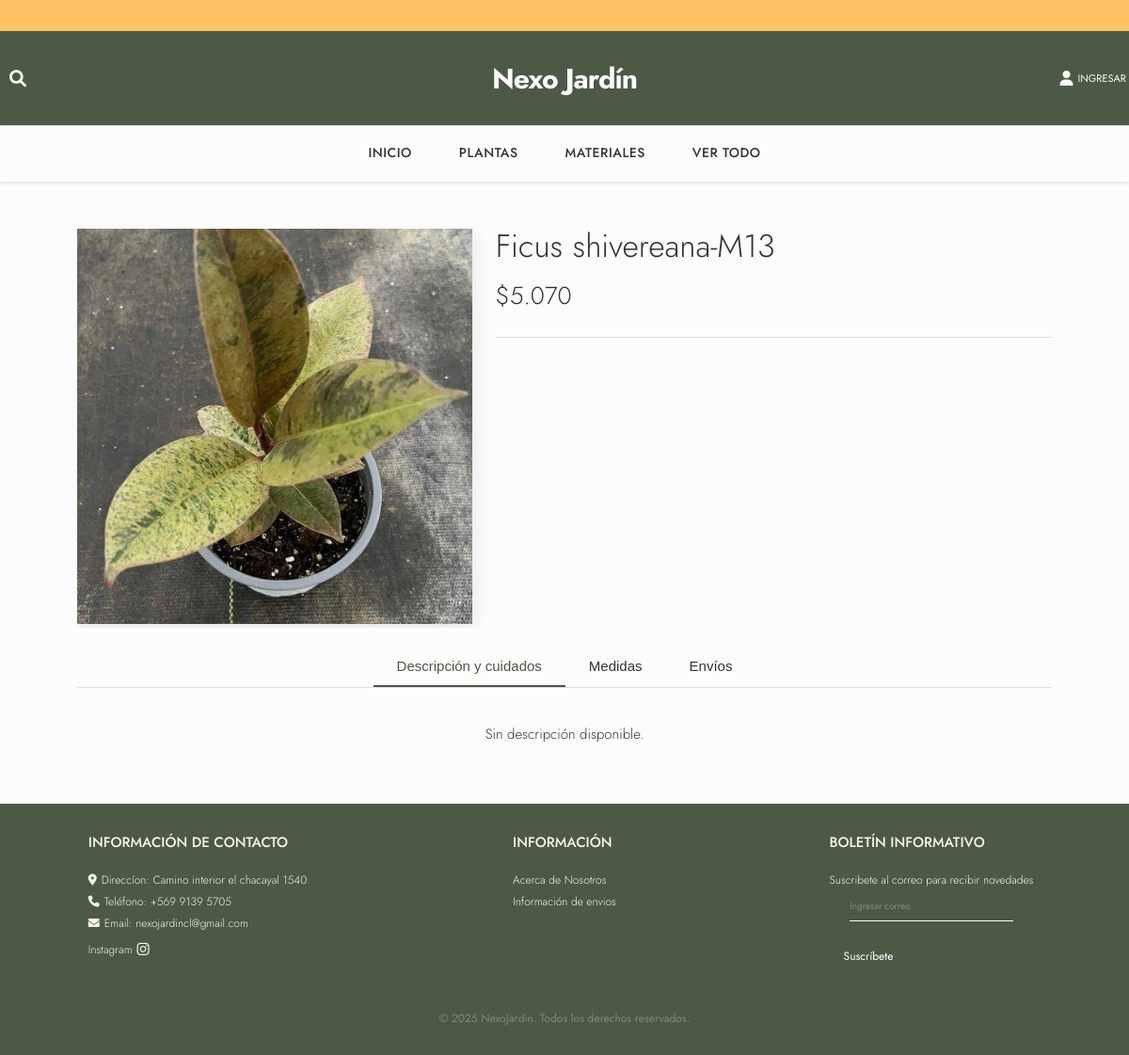
The app's page /producto/2/, older data.
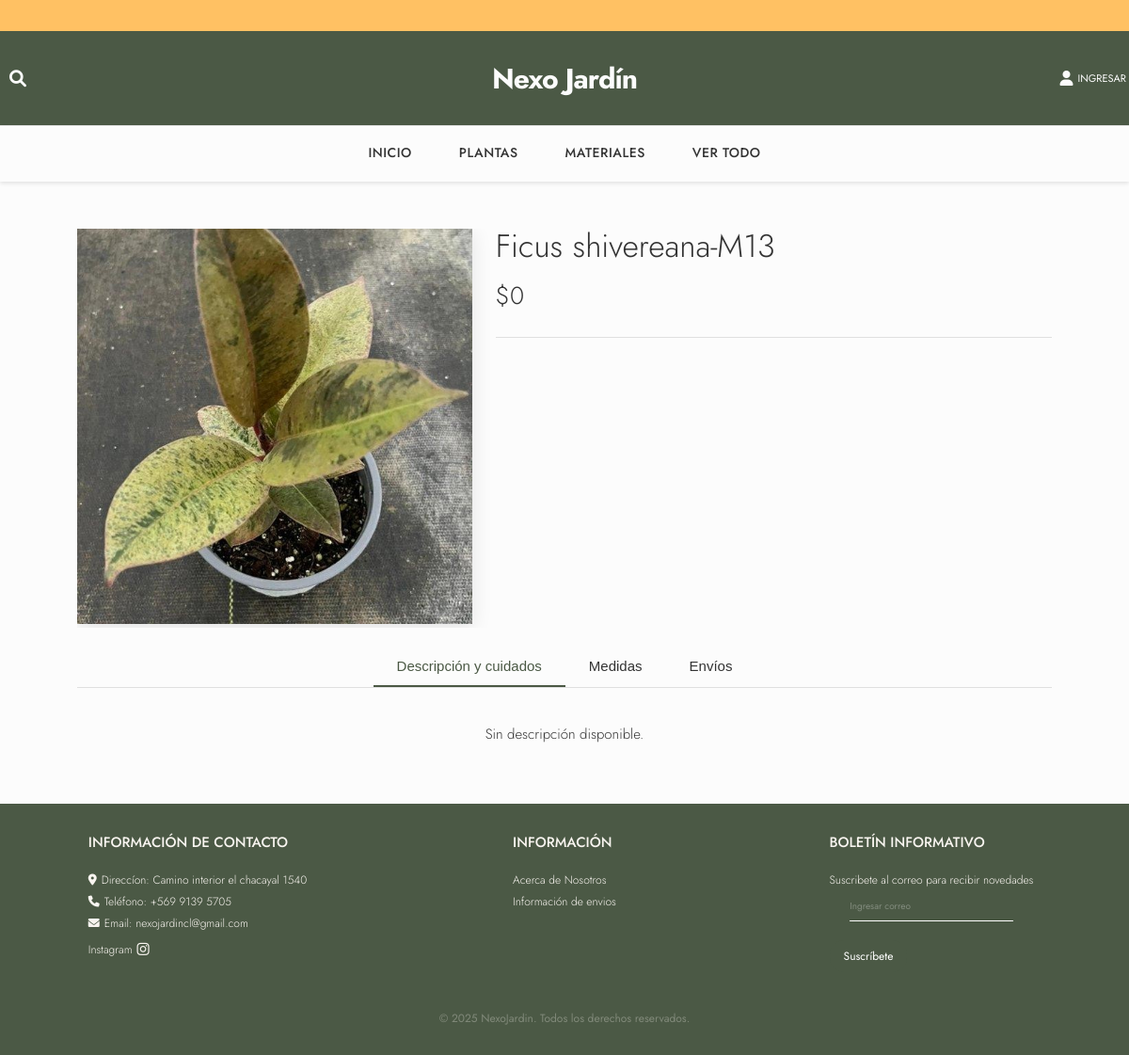
The same page, newer data.
### products/models.py (models this page shows, shortened)
class Producto(models.Model):
    TIPO_CHOICES = [
        ('planta', 'Planta'),
        ('material', 'Material'),
    ]
    nombre = models.CharField(max_length=100)
    descripcion = models.TextField(blank=True, null=True)
    descripcion_corta= models.TextField(blank=True, null=True)
    medidas = models.TextField(blank=True, null=True)
    precio_base = models.DecimalField(max_digits=10, decimal_places=2)  # Precio sin modificaciones
    porcentaje_extra = models.DecimalField(max_digits=5, decimal_places=2, default=0, blank=True)  # Porcentaje adicional
    incluir_iva = models.BooleanField(default=False)  # Si incluir IVA del 19%
    precio = models.DecimalField(max_digits=10, decimal_places=2)  # Precio final calculado
    imagen = models.ImageField(upload_to='productos/', blank=True, null=True)
    categoria = models.ForeignKey(Categoria, on_delete=models.CASCADE, blank=True, null=True)
    tipo = models.CharField(max_length=10, choices=TIPO_CHOICES, default='planta')
    destacado = models.BooleanField(default=False)  # Nuevo campo para productos destacados

### pages/views.py (the view)
# urls.py: path('producto/<int:id>/', views.detalle_producto, name='detalle_producto'),
def detalle_producto(request, id):
    producto = get_object_or_404(Producto, id=id)
    return render(request, 'pages/detalle_producto.html', {'producto': producto})

### products/templatetags/puntomiles.py (called while the page is built)
def puntomiles(value):
    try:
        value = int(float(value))
    except (ValueError, TypeError):
        return value
    return f"{value:,}".replace(",", ".")

### pages/templates/pages/detalle_producto.html (shortened to what this page needs)
{% extends 'base.html' %}
{% load static %}
{% load humanize %}
{% load puntomiles %}
{% block extra_css %}
<link rel="stylesheet" href="{% static 'css/detalle_producto.css' %}">
<link rel="stylesheet" href="https://cdnjs.cloudflare.com/ajax/libs/font-awesome/6.0.0/css/all.min.css">
{% endblock %}
{% block content %}
<div id="product-container">
    <form id="edit-form" data-producto-id="{{ producto.id }}">
        <div id="product-main">
            <div id="image-container">
                <img id="product-image" src="{% if producto.imagen %}{{ producto.imagen.url }}{% else %}{% static 'img/default.jpg' %}{% endif %}" alt="{{ producto.nombre }}">
            </div>
            <div id="product-info">
                <div class="field-group">
                    <h1 id="name-display">{{ producto.nombre }}</h1>
                </div>
                <div class="field-group">
                    <div id="price-display">${{ producto.precio|puntomiles }}</div>
                </div>
                <hr id="divider">
            </div>
        </div>
    </form>
    <div id="tabs-container">
        <div id="tabs">
            <button type="button" class="tab active" data-tab="descripcion">Descripción y cuidados</button>
            <button type="button" class="tab" data-tab="medidas">Medidas</button>
            <button type="button" class="tab" data-tab="envios">Envíos</button>
        </div>
        <div id="tab-content">
            <div class="tab-panel active" id="panel-descripcion">
                <div class="field-group">
                    <div id="desc-display">{{ producto.descripcion|default:"Sin descripción disponible."|linebreaksbr }}</div>
                </div>
            </div>
        </div>
    </div>
</div>
{% endblock %}

Row changes from the older to the newer data that the page shows:
changed Producto "Ficus shivereana-M13": precio|puntomiles "5.070" → "0"
